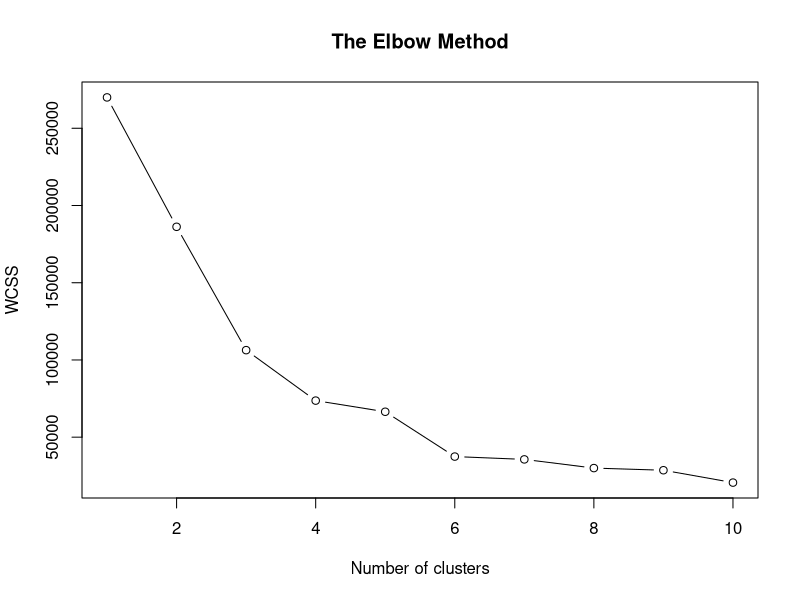
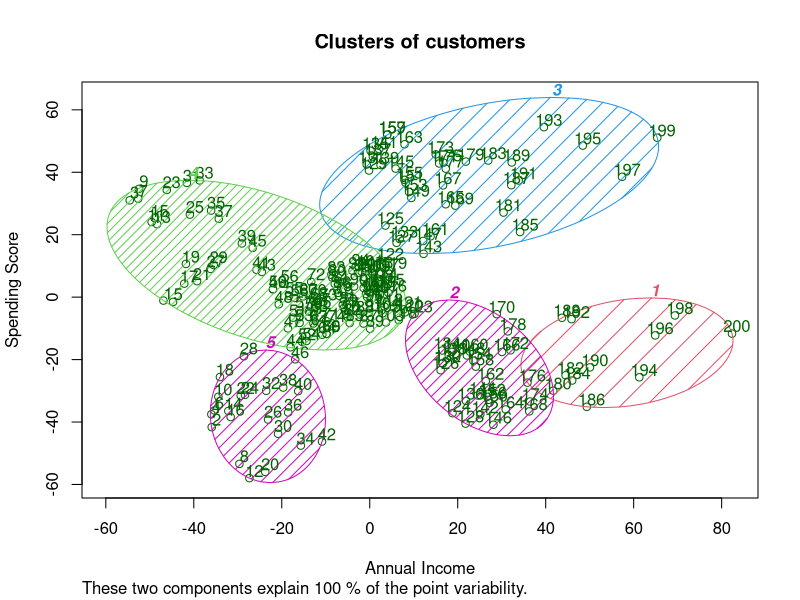

Recreate these plots in R, in order.
library(readr)
dataset = read_csv("Mall_Customers.csv")
dataset = dataset[4:5]
set.seed(6)
wcss = vector()
for (i in 1:10) wcss[i] = sum(kmeans(dataset, i)$withinss)
plot(1:10,
     wcss,
     type = 'b',
     main = paste('The Elbow Method'),
     xlab = 'Number of clusters',
     ylab = 'WCSS')
kmeans = kmeans(x = dataset, centers = 5)
y_kmeans = kmeans$cluster

# Visualising the clusters
library(cluster)
clusplot(dataset,
         y_kmeans,
         lines = 0,
         shade = TRUE,
         color = TRUE,
         labels = 2,
         plotchar = FALSE,
         span = TRUE,
         main = paste('Clusters of customers'),
         xlab = 'Annual Income',
         ylab = 'Spending Score')